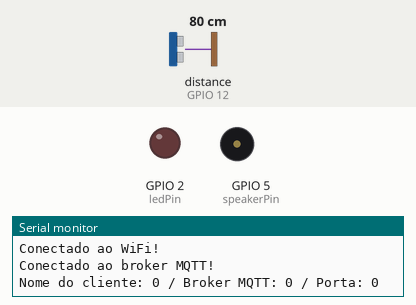
This sketch was run on a simulated ESP32. Shown: output pins drawn as LEDs (lit = HIGH), buzzer (waves = sounding), the last lines printed to the serial monitor. Wiring (from diagram.json): ultrasonic range finder: trigger GPIO 13; echo GPIO 12. The inputs (shaded band) are chosen by the test bench; at power-on: distance to the obstacle (sensor on GPIO 12) 80 cm. The echo pulse lasts 58.3 µs per cm; no MQTT or app messages arrive unless stated; pins used as bus, display or sensor lines are not drawn.

Above: at 6.4 s.
6.5 s: distance to the obstacle (sensor on GPIO 12) set to 195 cm
12.8 s: distance to the obstacle (sensor on GPIO 12) set to 204 cm
At 13.5 s:
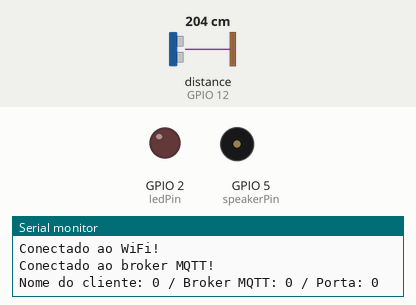
19.1 s: distance to the obstacle (sensor on GPIO 12) set to 2 cm
At 22.12 s:
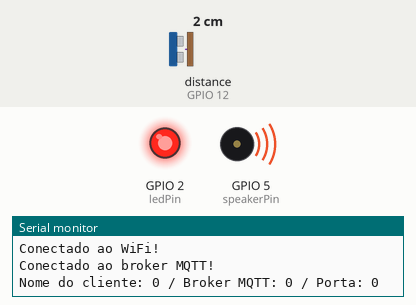
29.4 s: distance to the obstacle (sensor on GPIO 12) set to 250 cm
At 30.5 s:
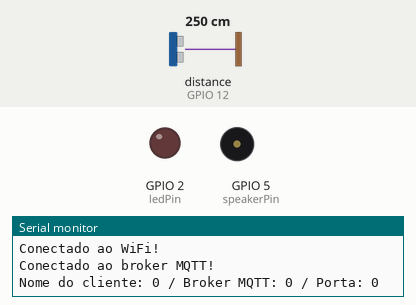
Timing chart, 0 to 32.4 s (numbered marks = the images above; inputs shaded):
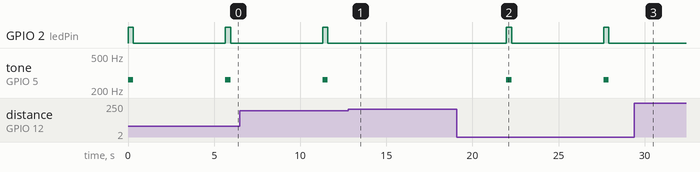

The sketch:

sketch.ino
```cpp
#include <EspMQTTClient.h>

#define trigerPin 13
#define echoPin 12
#define ledPin 2
#define speakerPin 5
#define pitch 262

char SSIDName[] = "Wokwi-GUEST"; //nome da rede WiFi
char SSIDPass[] = ""; //senha da rede WiFI


char BrokerURL[] = "broker.hivemq.com"; //URL do broker MQTT
char BrokerUserName[] = ""; //nome do usuario para autenticar no broker MQTT
char BrokerPassword[] = ""; //senha para autenticar no broker MQTT
char MQTTClientName[] = "HiveMQ"; //nome do cliente MQTT
int BrokerPort = 1883; //porta do broker MQTT

String TopicoPrefixo = "Teste32153597"; //prefixo do topico
String Topico_01 = TopicoPrefixo+"/Alarme"; //nome do topico 01

EspMQTTClient clienteMQTT(SSIDName, SSIDPass, BrokerURL, BrokerUserName, BrokerPassword, MQTTClientName, BrokerPort); //inicializa o cliente MQTT

double duration, distance;

void onConnectionEstablished() {
}

void enviarDados() {

  clienteMQTT.publish(Topico_01, String(distance, 3) + "cm");

}

void setup() {
  // put your setup code here, to run once:
  Serial.begin(9600);
  pinMode(trigerPin, OUTPUT);
  pinMode(echoPin, INPUT);

  pinMode(ledPin, OUTPUT);

  pinMode(speakerPin, OUTPUT);

  clienteMQTT.enableDebuggingMessages();

}

void loop() {
  digitalWrite(trigerPin, LOW);
  delayMicroseconds(2);
  digitalWrite(trigerPin, HIGH);
  delayMicroseconds(10);
  digitalWrite(trigerPin, LOW);
  delayMicroseconds(2);

  duration = pulseIn(echoPin, HIGH);

  distance = (duration/2) * 0.0343;

  if(distance<200){
    digitalWrite(ledPin, HIGH);
    tone(speakerPin, pitch);
    delay(300);

    digitalWrite(ledPin, LOW);
    noTone(speakerPin);
    delay(300);
  }
  else{
    digitalWrite(ledPin, LOW);
    noTone(speakerPin);
  }

  clienteMQTT.loop(); //funcao necessaria para manter a conexao com o broker MQTT ativa e coletar as mensagens recebidas
  enviarDados(); //funcao para publicar os dados no broker MQTT

  if (clienteMQTT.isWifiConnected() == 1) {
    Serial.println("Conectado ao WiFi!");
  } else {
    Serial.println("Nao conectado ao WiFi!");
  }

  if (clienteMQTT.isMqttConnected() == 1) {
    Serial.println("Conectado ao broker MQTT!");
  } else {
    Serial.println("Nao conectado ao broker MQTT!");
  }

  Serial.println("Nome do cliente: " + String(clienteMQTT.getMqttClientName())
    + " / Broker MQTT: " + String(clienteMQTT.getMqttServerIp())
    + " / Porta: " + String(clienteMQTT.getMqttServerPort())
  );

  delay(5000);

}
```

Measured:
- after the input at 12.8 s, GPIO 2 (ledPin): stays LOW (without the input it goes to HIGH after 4.1 s); tone on GPIO 5 (speakerPin): stays silent (without the input it goes to 262 Hz after 4.1 s)
- after the input at 19.1 s, GPIO 2 (ledPin): alternates HIGH for 0.30 s and LOW for 5.3 s, starting after 2.9 s; tone on GPIO 5 (speakerPin): alternates 262 Hz for 0.30 s and silent for 5.3 s, starting after 2.9 s
- after the input at 29.4 s, GPIO 2 (ledPin): stays LOW (without the input it goes to HIGH after 3.8 s); tone on GPIO 5 (speakerPin): stays silent (without the input it goes to 262 Hz after 3.8 s)
- by itself, GPIO 2 (ledPin): alternates HIGH for 0.30 s and LOW for 5.3 s
- by itself, tone on GPIO 5 (speakerPin): alternates 262 Hz for 0.30 s and silent for 5.3 s
